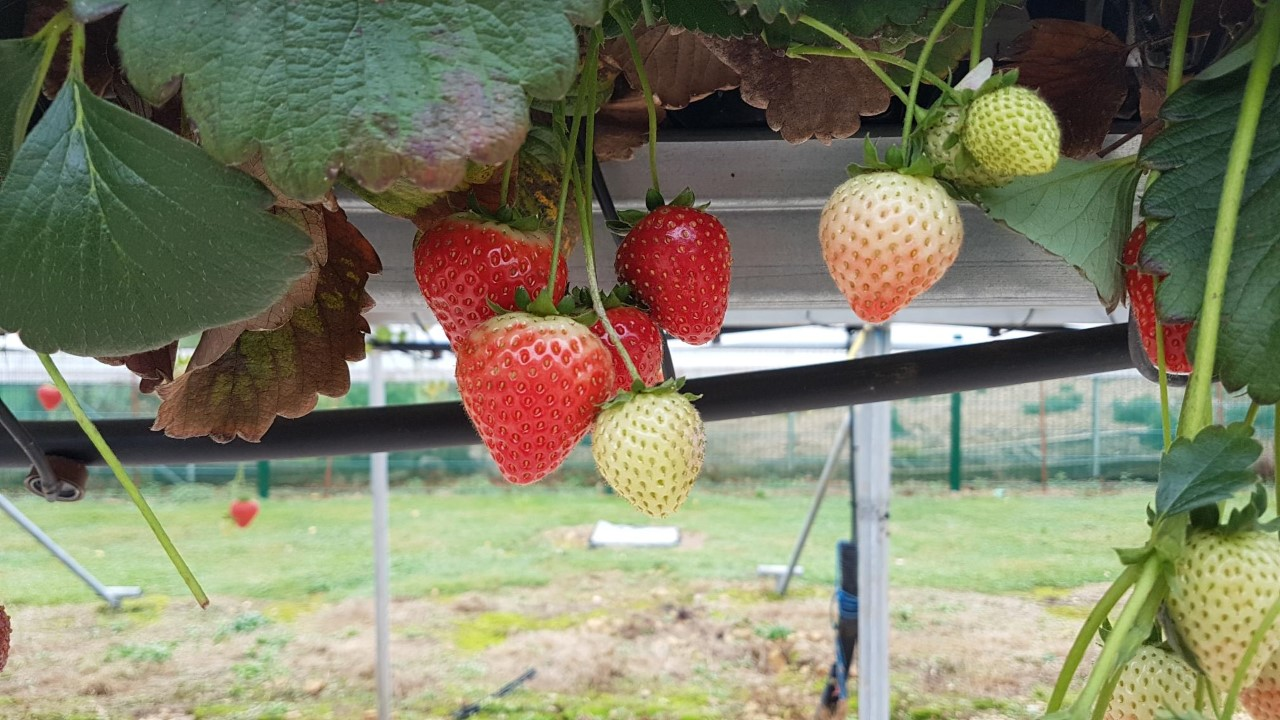
#> input picture TrajOpt_UoL/promp_trajopt/clusters/rgb/straw1.jpg, 1280 x 720 px; its folder holds only this picture in this run
$ python stem_detect_edge.py
#> lines starting #> are read from the running program, lines starting #| are printed output that depends on the picture; after the words box and inside, x2 and y2 are one past the last pixel; in counts of white or black regions, pixels touching at a corner belong together
import sys
import cv2 # pip install opencv-python in venv
import numpy as np
from PIL import Image
import glob
from skimage import io, color
import imageio
import matplotlib
matplotlib.use('TkAgg')
import matplotlib.pyplot as plt
import matplotlib.image as mpimg

loop = 1

for filename in glob.glob('/home/sariah/intProMP_franka/src/TrajOpt_UoL/promp_trajopt/clusters/rgb/*.jpg'):
	img_bgr = cv2.imread(filename)
#> img_bgr is the input picture: shape (720, 1280, 3); mean B, G, R 103.8, 128.5, 128.3
	img = cv2.imread(filename,0)
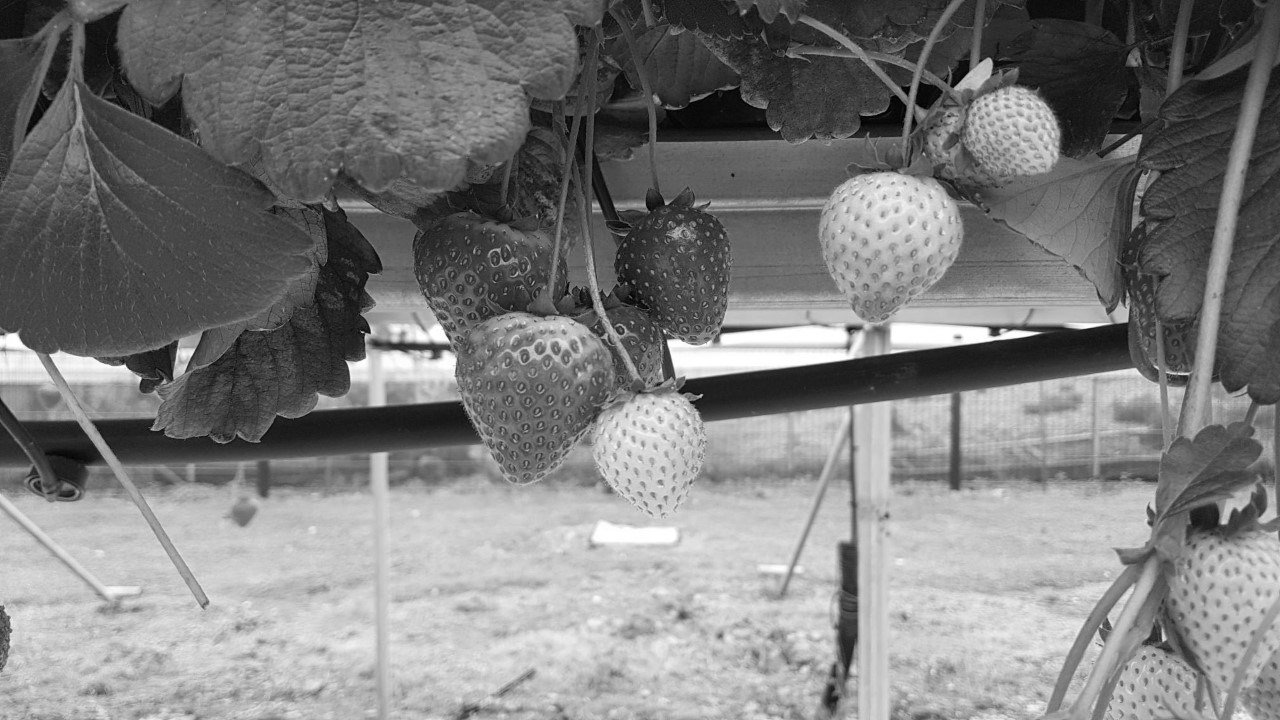
#> img: shape (720, 1280); min 0, max 255, mean 125.6
	edges = cv2.Canny(img,200,500, apertureSize = 3)
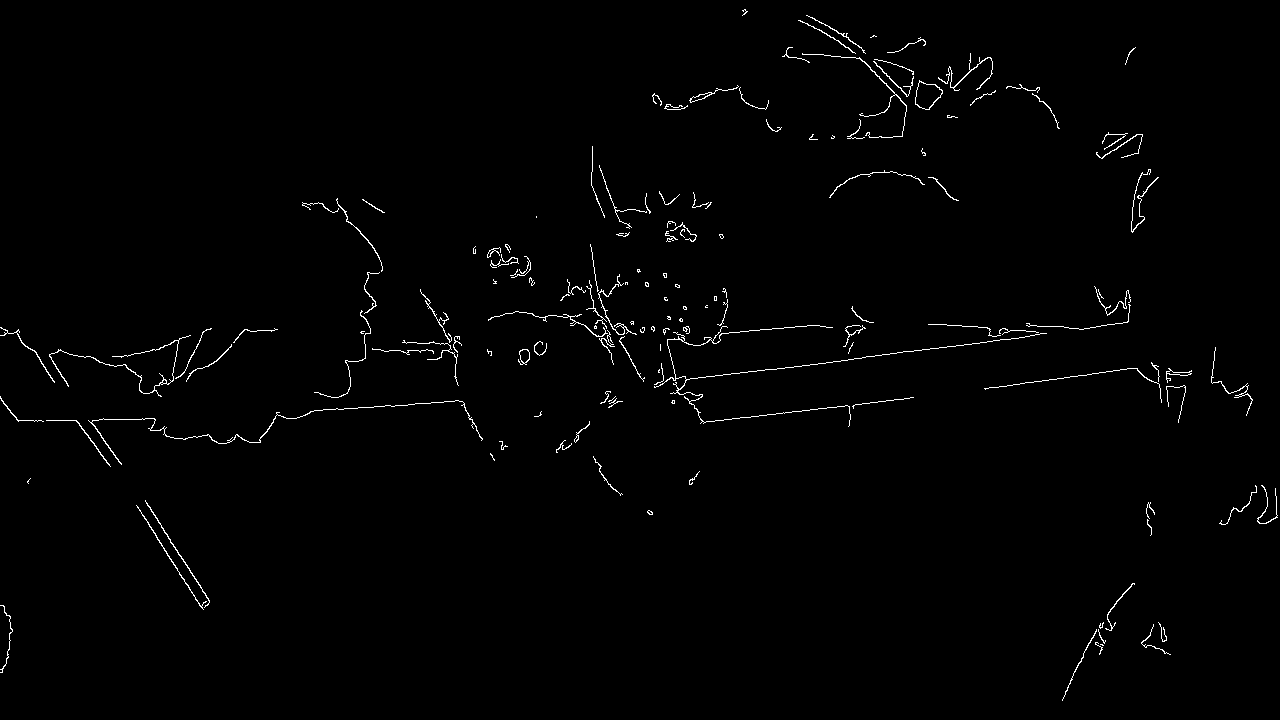
#> edges: shape (720, 1280); 1.1% white in thin lines or dots
	#print('edges shape=', edges.shape)

	# Model Fitting
	lines = cv2.HoughLinesP(edges,1,np.pi/180,30, maxLineGap=20)  # 2nd and 3rd arg are rho and theta params accuracies, 4th arg is threshold, represents min length of line to be considered as line (in terms of nb of pixels)
#> lines = 295 rows, first 6: [810, 364, 1024, 337], [701, 422, 911, 397], [663, 332, 689, 332], [604, 346, 623, 346], [985, 389, 1156, 365], [519, 351, 546, 348]
	blank_image = np.zeros((img.shape[0], img.shape[1]), np.uint8)
	for line in lines:
		x1, y1, x2, y2 = line[0]
		cv2.line(img_bgr,(x1,y1),(x2,y2),(0,255,0),2) # start pt, end point, color, thickness
#> this loop made 295 passes
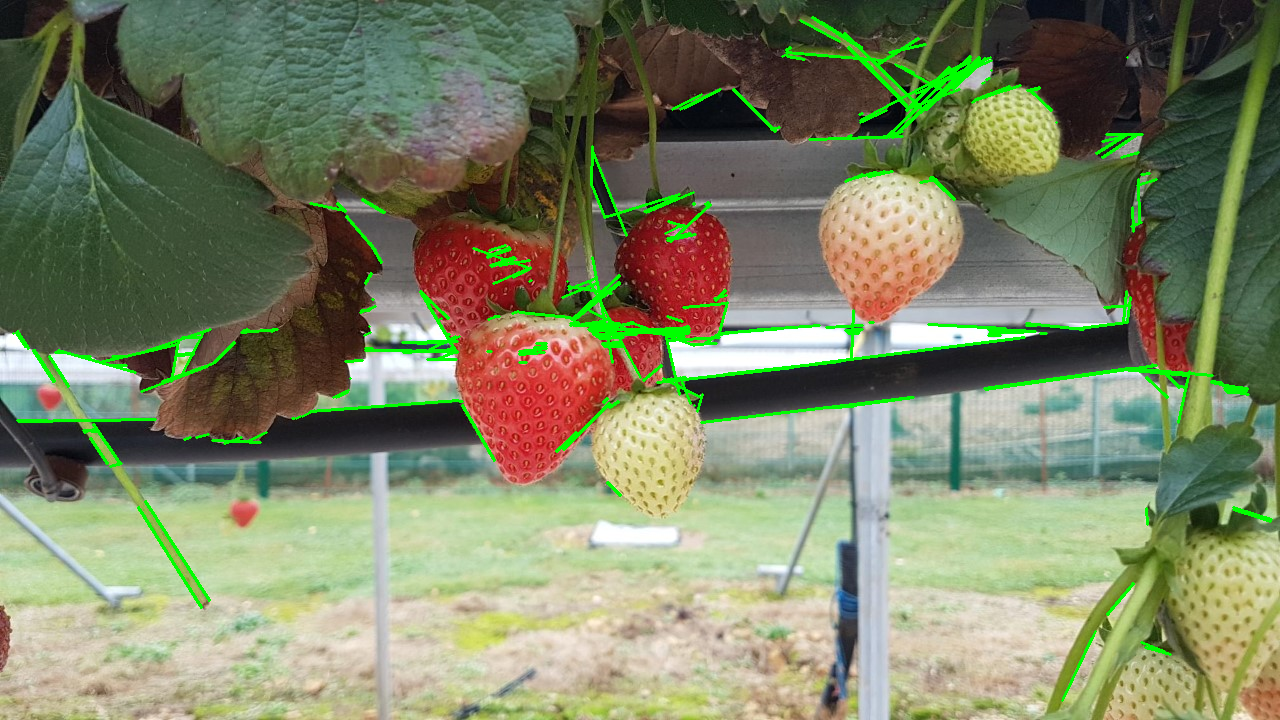
#> img_bgr: shape (720, 1280, 3); 2.68% of pixels changed, all inside (x1, y1, x2, y2) = (12, 16, 1273, 702)

    # cv2.imshow("out", blank_image)
    # cv2.waitKey(0)
	cv2.imwrite('houghlines_clusters'+str(loop)+'.jpg', img_bgr)
	loop +=1

	plt.subplot(121),plt.imshow(img,cmap = 'gray')
	plt.title('Original Image'), plt.xticks([]), plt.yticks([])
	plt.subplot(122),plt.imshow(edges,cmap = 'gray')
	plt.title('Edge Image'), plt.xticks([]), plt.yticks([])
	plt.show()
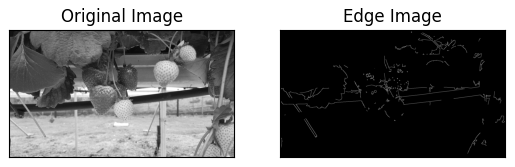
#> figure drawn by matplotlib, 2 panels


# [11 lines of commented-out code are left out]

$ run again, on TrajOpt_UoL/promp_trajopt/clusters/rgb/straw8.jpg
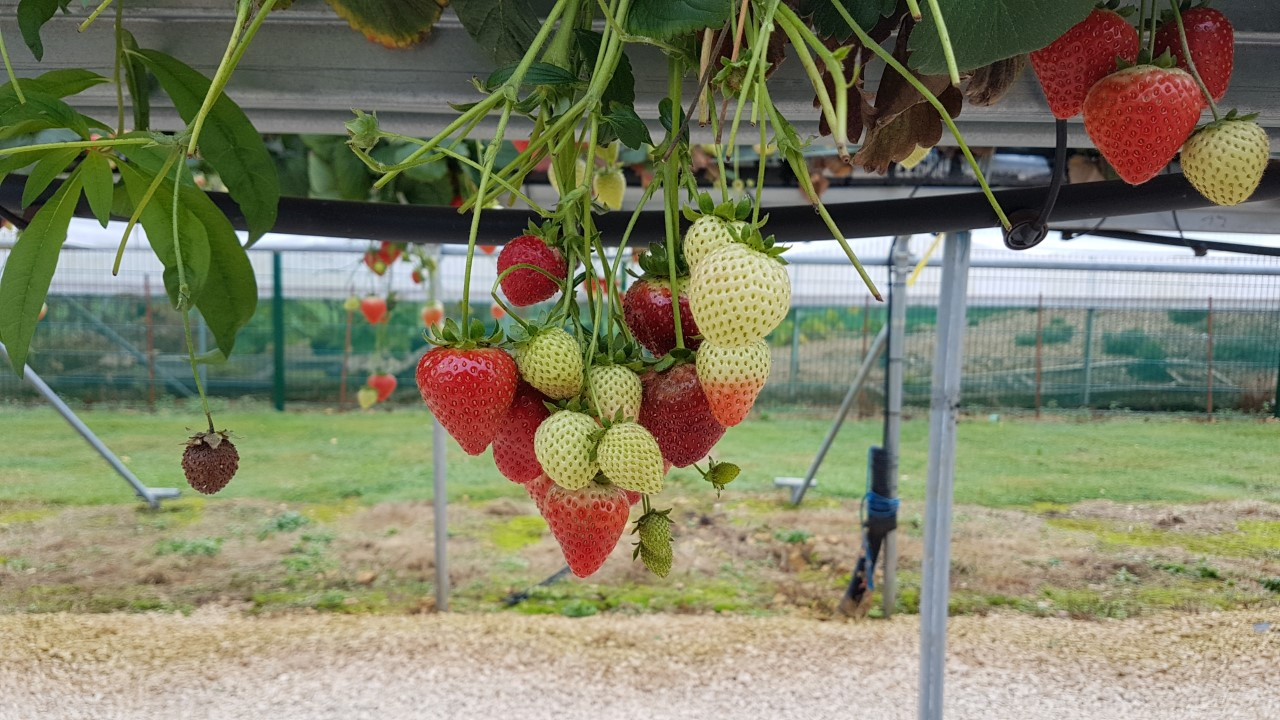
#> input picture TrajOpt_UoL/promp_trajopt/clusters/rgb/straw8.jpg, 1280 x 720 px
#> img_bgr is the input picture: shape (720, 1280, 3); mean B, G, R 102.3, 128.7, 128.3
#> `edges = cv2.Canny(img,200,500, apertureSize = 3)`:
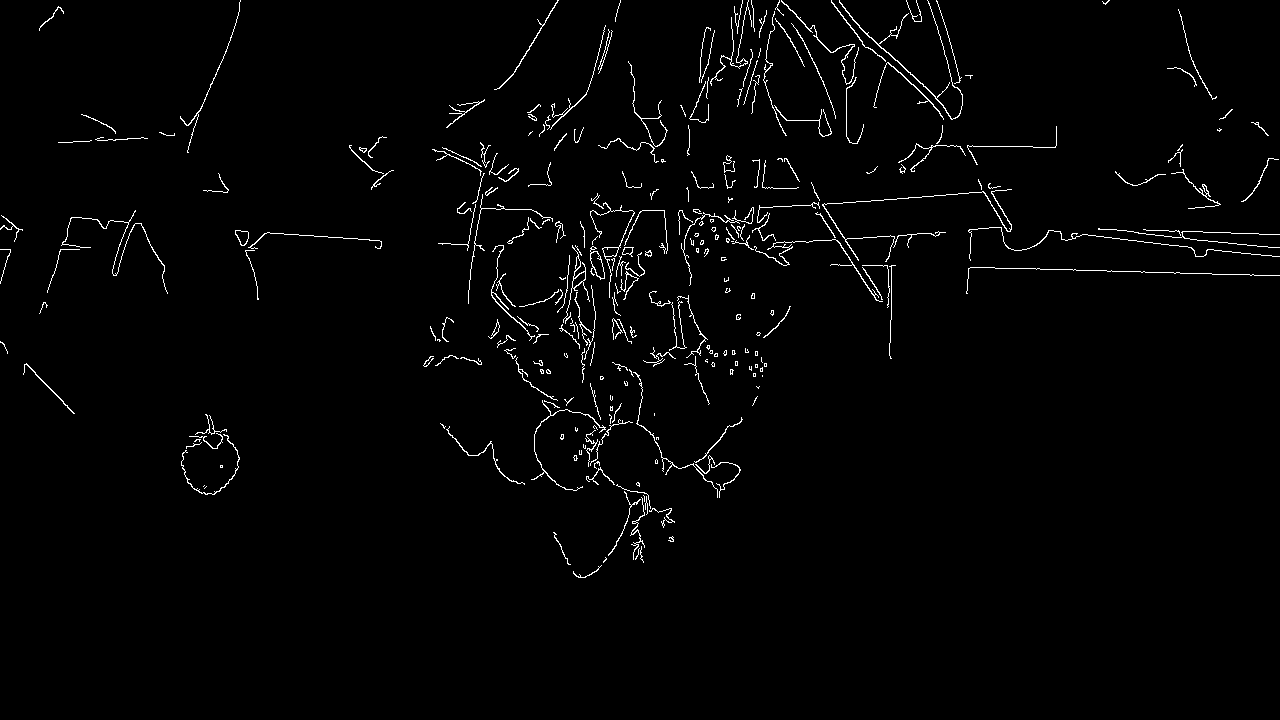
#> edges: shape (720, 1280); 1.8% white in thin lines or dots, all inside (x1, y1, x2, y2) = (0, 0, 1280, 578)
#> lines = 625 rows, first 6: [1134, 232, 1277, 247], [527, 224, 593, 220], [235, 230, 379, 240], [1048, 232, 1081, 235], [1166, 272, 1279, 275], [1050, 230, 1261, 255]
#> the loop `for line in lines:` made 625 passes
#> `plt.show()`:
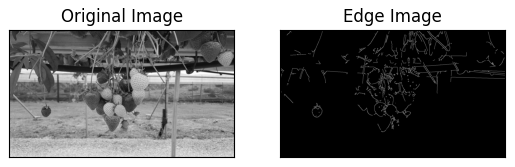
#> figure drawn by matplotlib, 2 panels

$ run again, on TrajOpt_UoL/promp_trajopt/clusters/rgb/straw9.jpg
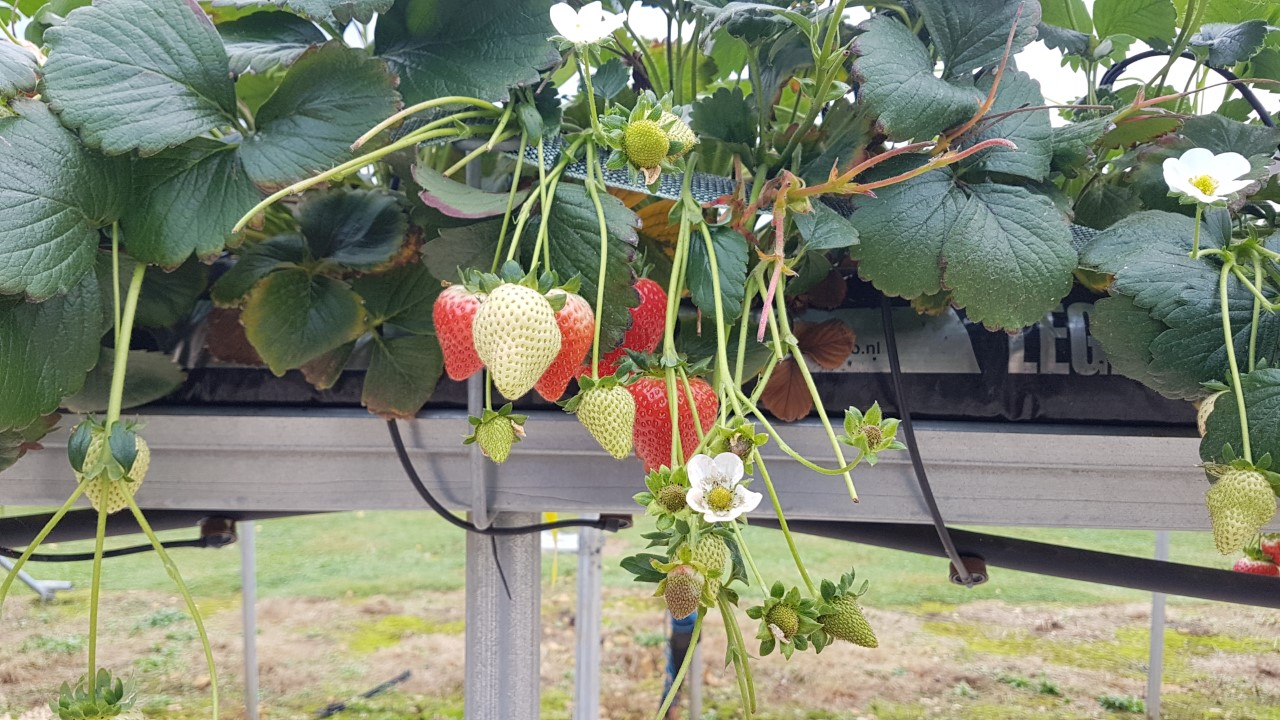
#> input picture TrajOpt_UoL/promp_trajopt/clusters/rgb/straw9.jpg, 1280 x 720 px
#> img_bgr is the input picture: shape (720, 1280, 3); mean B, G, R 112.8, 133.6, 128.1
#> `edges = cv2.Canny(img,200,500, apertureSize = 3)`:
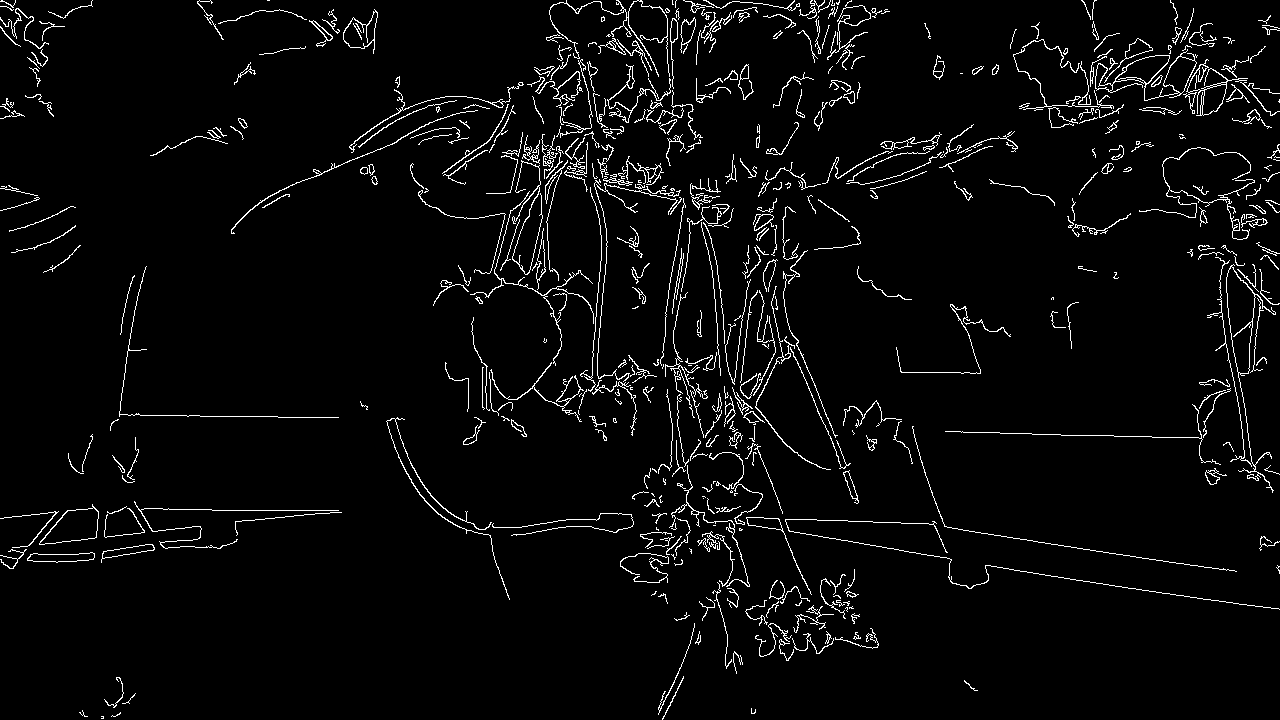
#> edges: shape (720, 1280); 3.8% white in thin lines or dots
#> lines = 1894 rows, first 6: [786, 540, 786, 540], [90, 442, 90, 442], [740, 328, 745, 343], [1096, 583, 1279, 609], [1169, 97, 1238, 78], [712, 270, 720, 375]
#> the loop `for line in lines:` made 1894 passes
#> `plt.show()`:
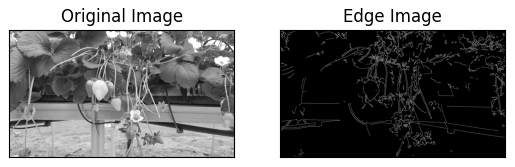
#> figure drawn by matplotlib, 2 panels
